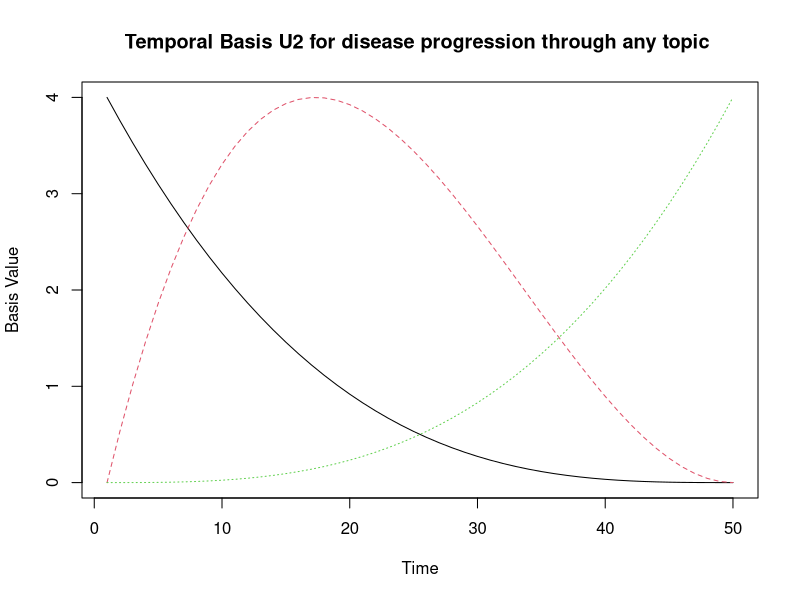
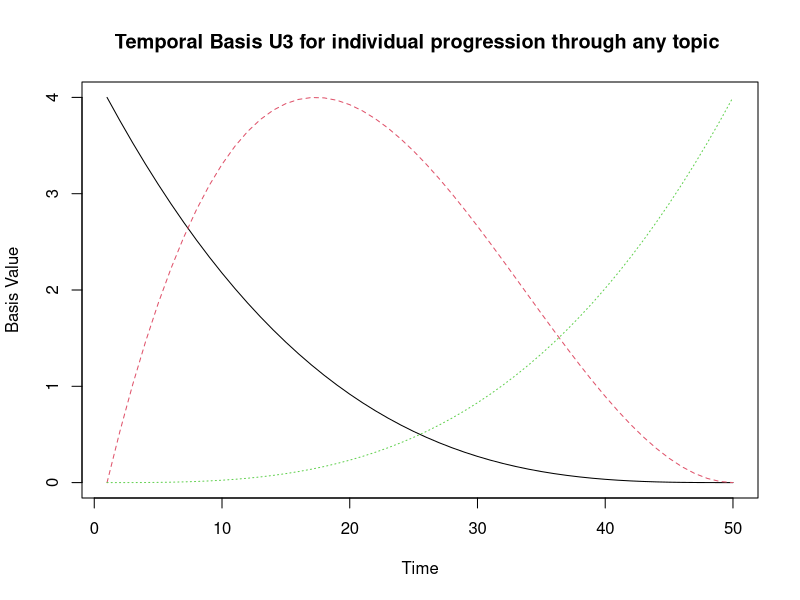
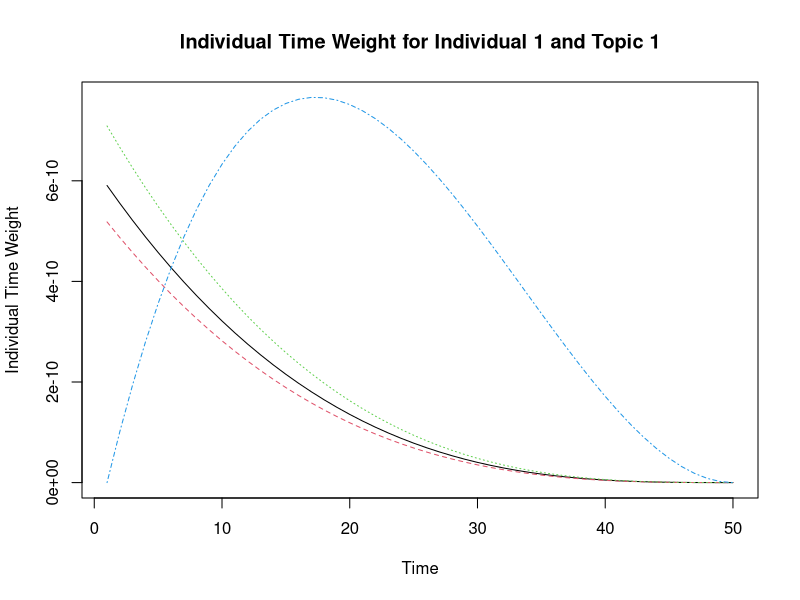
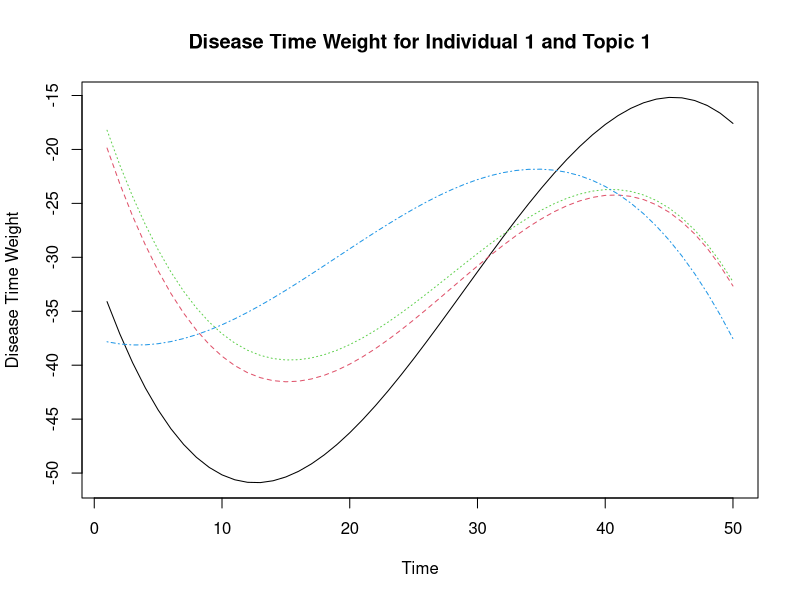
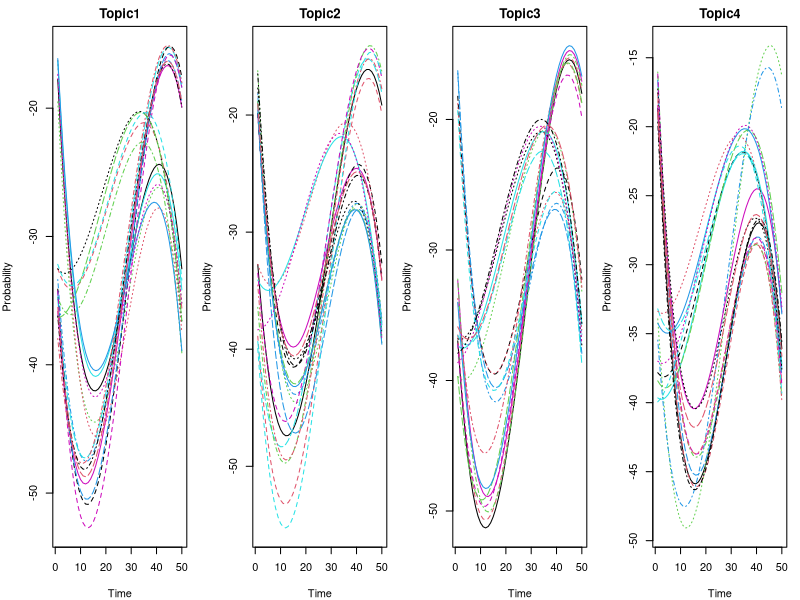
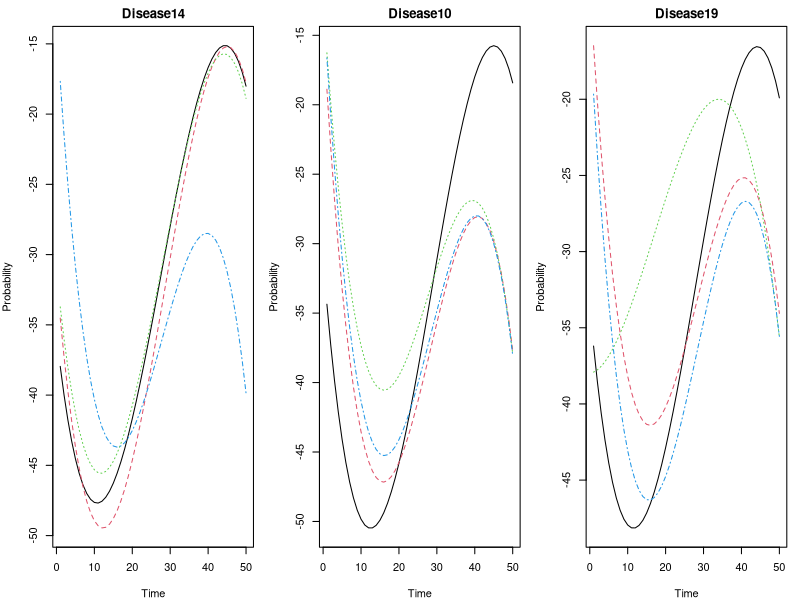
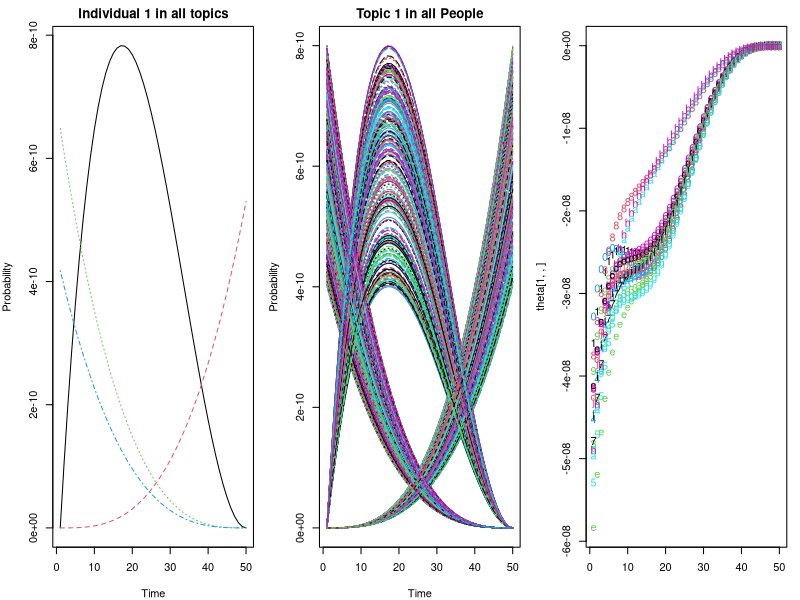
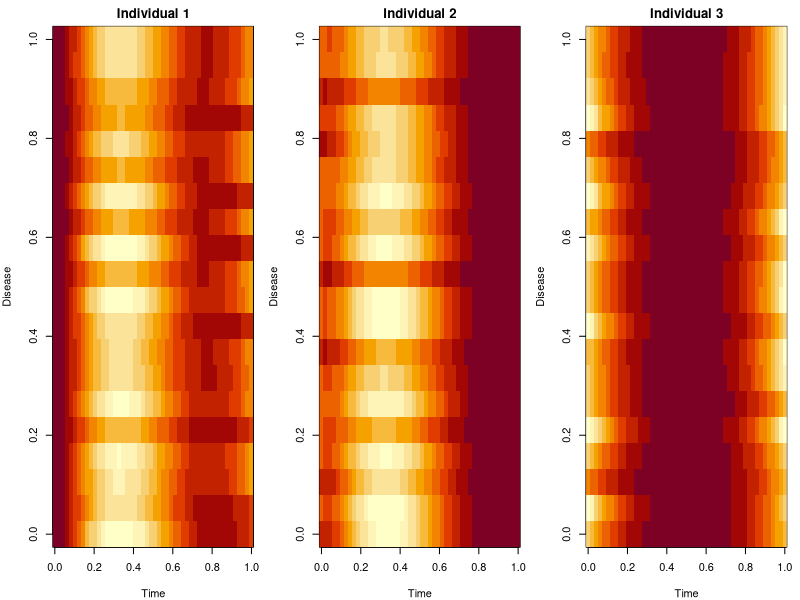

Reproduce these figures in R, in order.
## ---- chunk 1
# TensorNoulli Model Simulation in R

# Set random seed for reproducibility
set.seed(42)

# Define dimensions
N <- 1000  # number of individuals
D <- 20    # number of diseases
K <- 4    # number of topics
R <- 3     # number of temporal bases (early, middle, late)
T <- 50    # number of time points

# Create smooth temporal bases (U2 and U3) using polynomials
create_smooth_basis <- function(T, R) {
  t <- seq(0, 1, length.out = T)
  basis <- array(0, dim = c(T, R))
  basis[, 1] <- 4 * (1 - t)^3  # early peaking
  basis[, 2] <- 27 * t * (1 - t)^2  # middle peaking
  basis[, 3] <- 4 * t^3  # late peaking
  return(basis)
}

U2 <- create_smooth_basis(T, R)
U3 <- create_smooth_basis(T, R)

matplot(U2, type = "l", xlab = "Time", ylab = "Basis Value", main = "Temporal Basis U2 for disease progression through any topic ")

matplot(U3, type = "l", xlab = "Time", ylab = "Basis Value", main = "Temporal Basis U3 for individual progression through any topic ")
## ---- chunk 2
# Create disease weights (W, which 
W <- array(runif(D * K * R, -10, -8), dim = c(D, K, R))
for (d in 1:D) {
  for (k in 1:K) {
    peak_time <- sample(1:R, 1)
    W[d, k, peak_time] <- runif(1, -5, -4)  # Make one time period dominant
  }
}


# Create individual loadings (U1)
U1 <- array(0, dim = c(N, K, R))
for (i in 1:N) {
  for(k in 1:K){
    peak_time <- sample(1:R, 1)
    U1[i, k, peak_time] <- runif(1, 1e-10, 2e-10)  # Make one time period dominant
  }
}


# individual time stuff

# Create individual time weights (U3)
A = array(0, dim = c(N, K, T))
for (i in 1:N) {
  for (k in 1:K) {
    A[i, k, ] <- U1[i, k, ] %*% t(U2)
  }
}



matplot(t(A[sample(N,1), , ]), type = "l", xlab = "Time", ylab = "Individual Time Weight", main = "Individual Time Weight for Individual 1 and Topic 1")


# Create individual time weights (U3)
B = array(0, dim = c(D, K, T))
for (d in 1:D) {
  for (k in 1:K) {
    B[d, k, ] <- W[d, k, ] %*% t(U3)
  }
}



matplot(t(B[sample(D,1), , ]), type = "l", xlab = "Time", ylab = "Disease Time Weight", main = "Disease Time Weight for Individual 1 and Topic 1")


## ---- chunk 3
# Compute theta
compute_theta <- function(U1, U2, W, U3) {
  theta <- array(0, dim = c(N, T, D))
  for (i in 1:N) {
    for (d in 1:D) {
      for (t in 1:T) {
        for (k in 1:K) {
          for (r in 1:R) {
            theta[i, t, d] <- theta[i, t, d] + U1[i, k, r] * U2[t, r] * W[d, k, r] * U3[t, r]
          }
        }
      }
    }
  }
  return(theta)
}

theta <- compute_theta(U1, U2, W, U3)

## ---- chunk 4

plot_topic_all_diseases <- function(W, U3,topic) {

  disease_time=W[, topic, ] %*% t(U3)
  matplot(t(disease_time), type = "l", xlab = "Time", ylab = "Probability", main = paste0("All Diseases in Topic",topic))
    
}

phi = array(0, dim = c(dim(W)[2], D, T))
for (k in 1:K) {
  phi[k, , ] = W[, k, ] %*% t(U3)
}


 sample_disease=sample(D,3)
  par(mfrow = c(1, K), mar = c(4, 4, 2, 1))
  for (k in 1:K) 
   matplot(t(phi[k, , ]), type = "l", xlab = "Time", ylab = "Probability", main = paste0("Topic",k))
## ---- chunk 5
 sample_disease=sample(D,3)
  par(mfrow = c(1, length(sample_disease)), mar = c(4, 4, 2, 1))
  for (d in sample_disease) 
   matplot(t(phi[, d, ]), type = "l", xlab = "Time", ylab = "Probability", main = paste0("Disease",d))

  




lambda = array(0, dim = c(N,dim(U1)[2], T))

  for(k in 1:K){
  lambda[,k, ] = U1[,k,] %*% t(U2)
}
# 4. Plot topic progression across topics for a few sample individuals

matplot(t(lambda[sample(N,1),,]), type = "l", xlab = "Time", ylab = "Probability", main = "Individual 1 in all topics")


matplot(t(lambda[,1,]), type = "l", xlab = "Time", ylab = "Probability", main = "Topic 1 in all People")

matplot(theta[1,,])
## ---- chunk 6
par(mfrow=c(1,3))
image((theta[sample(N,1),,]), main = "Individual 1",xlab="Time",ylab="Disease")


image((theta[sample(N,1),,]), main = "Individual 2",xlab="Time",ylab="Disease")


image((theta[sample(N,1),,]), main = "Individual 3",xlab="Time",ylab="Disease")

## ---- chunk 7
y = array(0, dim = c(N, D, T))

# Simulate data
for (i in 1:N) {
  for (d in 1:D) {
    for (t in 1:T) {
      if (sum(y[i, d, 1:t]) == 0) {
        # Disease hasn't occurred yet
    
        # Simulate diagnosis
        y[i, d, t] <- rbinom(1, 1, plogis(theta[i, t, d]))
      } else {
        break  # Stop once disease is diagnosed
      }
    }
  }
}

image(y[1,,])
